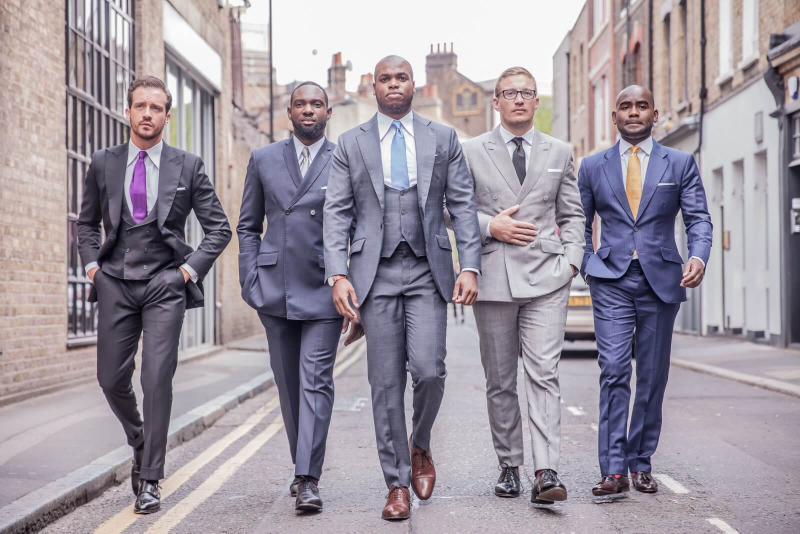
#> input picture SMT 5/COMPUTER VISION/uts/res/foto_banyak_orang.jpg, 1600 x 1067 px (shown at 1/2 size)
$ python multiFaceAndEyesDetection.py
#> lines starting #> are read from the running program, lines starting #| are printed output that depends on the picture; after the words box and inside, x2 and y2 are one past the last pixel; in counts of white or black regions, pixels touching at a corner belong together
# Mengimpor library yang dibutuhkan
import cv2.cv2 as cv2
import os

# mendefinisikan variabel untuk file cascade wajah dan mata
face_cascade = cv2.CascadeClassifier('haarcascade_frontalface_default.xml')
eye_cascade = cv2.CascadeClassifier('haarcascade_eye.xml')

# definisi variabel untuk file foto, convert foto ke abu abu, definisi jenis font, dan variabel untuk
# menampung jumlah wajah yang ada dalam foto
img = cv2.imread(os.path.join('res', 'foto_banyak_orang.jpg'))
#> img is the input picture: shape (1067, 1600, 3); mean B, G, R 159.3, 149.4, 157.6
gray = cv2.cvtColor(img, cv2.COLOR_BGR2GRAY)
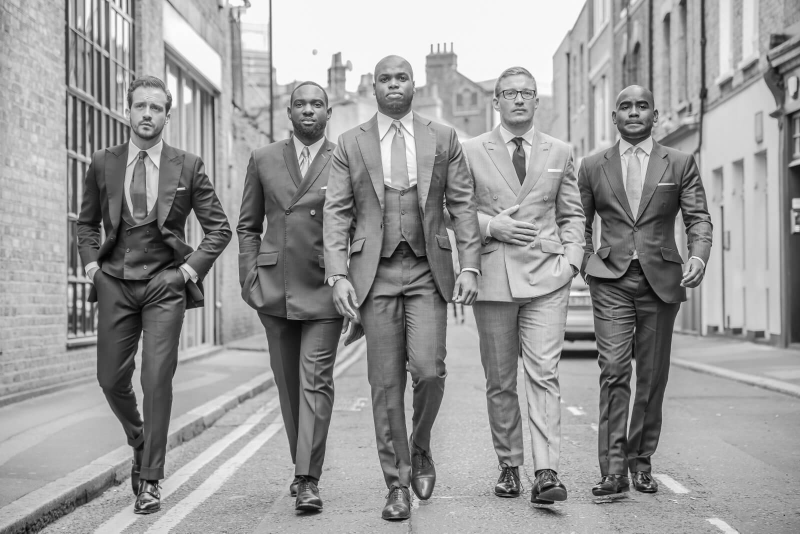
#> gray: shape (1067, 1600) (shown at 1/2 size); min 0, max 255, mean 153
font = cv2.FONT_HERSHEY_SIMPLEX
jumlah = 0

# menyimpan hasil kalkukasi jumlah wajah pada foto
faces = face_cascade.detectMultiScale(gray, 1.3, 5)
#> faces = [[742, 121, 92, 92], [572, 173, 88, 88], [250, 179, 94, 94], [971, 827, 82, 82], [993, 151, 91, 91], [1214, 169, 106, 106]]

# perulangan untuk meng handle jumlah wajah, penggambaran teks dan kotak pada foto dan memberi keterangan jumlah wajah
for (x, y, w, h) in faces:

    jumlah = jumlah + 1
    cv2.putText(img, "Wajah", (x, y - 10), font, 0.75, (0, 0, 255), 2, cv2.LINE_AA)
    cv2.rectangle(img, (x, y), (x + w, y + h), (255, 0, 0), 2)
    roi_gray = gray[y:y + h, x:x + w]
    roi_color = img[y:y + h, x:x + w]
    eyes = eye_cascade.detectMultiScale(roi_gray)
    for (ex, ey, ew, eh) in eyes:
        cv2.rectangle(roi_color, (ex, ey), (ex + ew, ey + eh), (0, 255, 0), 2)
#> this loop made 6 passes
#> (x, y, w, h, eyes) on passes 1, 2, 3, 6: (742, 121, 92, 92, [[50, 25, 21, 21], [14, 27, 23, 23]]), (572, 173, 88, 88, [[15, 23, 25, 25]]), (250, 179, 94, 94, [[19, 18, 28, 28], [45, 26, 23, 23], [54, 26, 26, 26]]), (1214, 169, 106, 106, [[54, 26, 28, 28]])
#> pass 1, `roi_color = img[y:y + h, x:x + w]`:
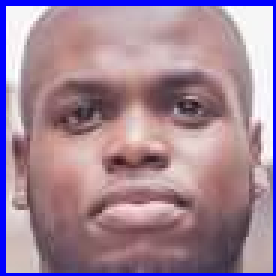
#> roi_color: shape (92, 92, 3) (shown 3 times larger); mean B, G, R 151.3, 132.8, 160.9
#> pass 2, `roi_color = img[y:y + h, x:x + w]`:
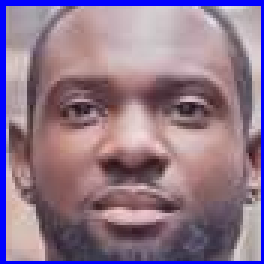
#> roi_color: shape (88, 88, 3) (shown 3 times larger); mean B, G, R 139.2, 118.4, 142.9
#> after the loop:
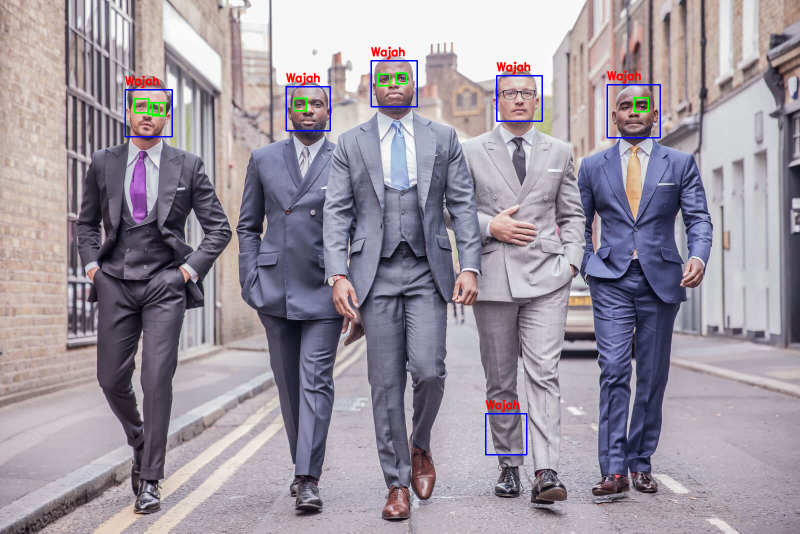
#> img: shape (1067, 1600, 3) (shown at 1/2 size); 0.85% of pixels changed, all inside (x1, y1, x2, y2) = (249, 93, 1322, 911)
#> after the loop:
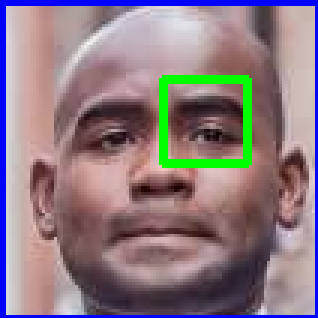
#> roi_color: shape (106, 106, 3) (shown 3 times larger); mean B, G, R 130.7, 122.4, 140.3
#> after the loop:
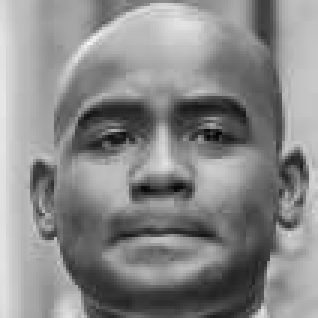
#> roi_gray: shape (106, 106) (shown 3 times larger); min 4, max 248, mean 136.9
#> after the loop, jumlah = 6

cv2.putText(img, "Jumlah wajah : " + str(jumlah) + " wajah", (10, 30), font, 1, (0, 0, 0), 2, cv2.LINE_AA)
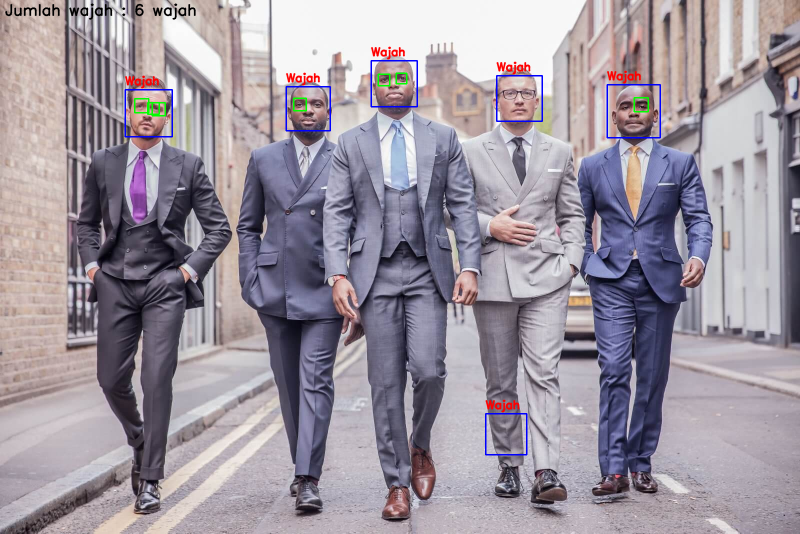
#> img: shape (1067, 1600, 3) (shown at 1/2 size); 0.22% of pixels changed, all inside (x1, y1, x2, y2) = (10, 7, 392, 40)
resize = cv2.resize(img, (10000, 1))
# draw_text(img, "Jumlah wajah : {} wajah".format(str(jumlah)), font, 0, 0, 1, 2, (255, 255, 255))
cv2.imshow('img', img)
cv2.waitKey(0)
cv2.destroyAllWindows()
